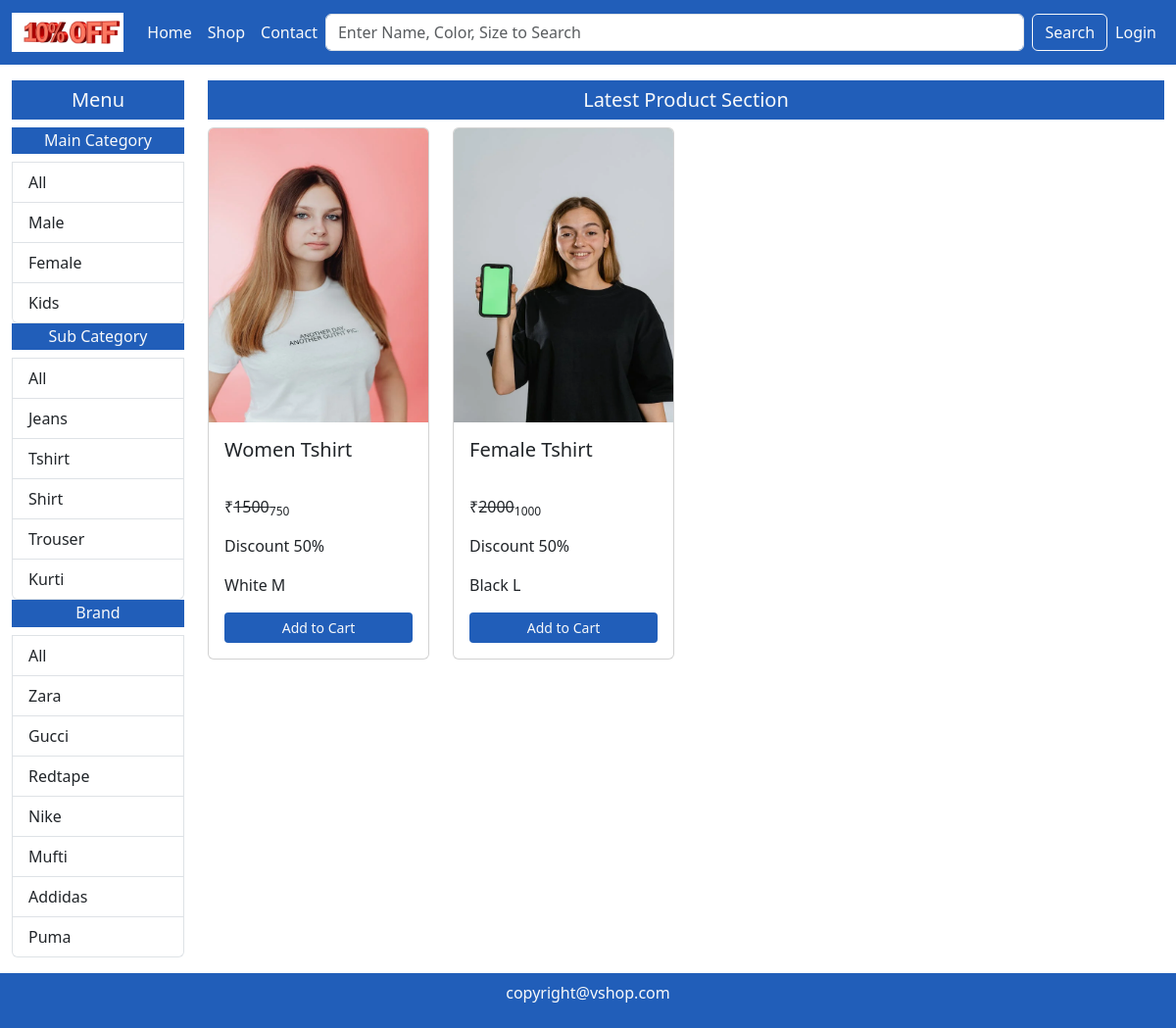
The page /shop/Female/Tshirt/All/ on the database its author committed.
### mainApp/models.py (models this page shows, shortened)
class Maincategory(models.Model):
    id = models.AutoField(primary_key=True)
    name = models.CharField(max_length=40)

class Subcategory(models.Model):
    id = models.AutoField(primary_key=True)
    name = models.CharField(max_length=40)

class Brand(models.Model):
    id = models.AutoField(primary_key=True)
    name = models.CharField(max_length=40)

class Product(models.Model):
    id = models.AutoField(primary_key=True)
    name = models.CharField(max_length=50)
    maincategory = models.ForeignKey(Maincategory,on_delete=models.CASCADE)
    subcategory = models.ForeignKey(Subcategory,on_delete=models.CASCADE)
    brand = models.ForeignKey(Brand,on_delete=models.CASCADE)
    color = models.CharField(max_length=20)
    size = models.CharField(max_length=20)
    stock = models.CharField(max_length=20,default="In Stock",null=True,blank=True)
    description = models.TextField()
    baseprice = models.IntegerField()
    discount = models.IntegerField(default=0,null=True,blank=True)
    finalprice = models.IntegerField()
    pic1 = models.ImageField(upload_to="uploads/",default="",null=True,blank=True)
    pic2 = models.ImageField(upload_to="uploads/",default="",null=True,blank=True)
    pic3 = models.ImageField(upload_to="uploads/",default="",null=True,blank=True)
    pic4 = models.ImageField(upload_to="uploads/",default="",null=True,blank=True)

### mainApp/views.py (the view)
# urls.py: path('shop/<str:mc>/<str:sc>/<str:br>/', views.shopPage),
def shopPage(Request,mc,sc,br):
    if(mc=="All" and sc=="All" and br=="All"):
        data = Product.objects.all().order_by("id").reverse()
    elif(mc!="All" and sc=="All" and br=="All"):
        data = Product.objects.filter(maincategory=Maincategory.objects.get(name=mc)).order_by("id").reverse()
    elif(mc=="All" and sc!="All" and br=="All"):
        data = Product.objects.filter(subcategory=Subcategory.objects.get(name=sc)).order_by("id").reverse()
    elif(mc=="All" and sc=="All" and br!="All"):
        data = Product.objects.filter(brand=Brand.objects.get(name=br)).order_by("id").reverse()
    elif(mc!="All" and sc!="All" and br=="All"):
        data = Product.objects.filter(maincategory=Maincategory.objects.get(name=mc),subcategory=Subcategory.objects.get(name=sc)).order_by("id").reverse()
    elif(mc!="All" and sc=="All" and br!="All"):
        data = Product.objects.filter(maincategory=Maincategory.objects.get(name=mc),brand=Brand.objects.get(name=br)).order_by("id").reverse()
    elif(mc=="All" and sc!="All" and br!="All"):
        data = Product.objects.filter(subcategory=Subcategory.objects.get(name=sc),brand=Brand.objects.get(name=br)).order_by("id").reverse()
    else:
        data = Product.objects.filter(maincategory=Maincategory.objects.get(name=mc),subcategory=Subcategory.objects.get(name=sc),brand=Brand.objects.get(name=br)).order_by("id").reverse()
    maincategory = Maincategory.objects.all()
    subcategory = Subcategory.objects.all()
    brand = Brand.objects.all()
    return render(Request,"shop.html",{"data":data,"maincategory":maincategory,"subcategory":subcategory,"brand":brand,"mc":mc,"sc":sc,"br":br})

### mainApp/templates/shop.html (shortened to what this page needs)
{%extends "index.html"%}
{%block content%}
<div class="container-fluid">
    <div class="row my-3">
        <div class="col-lg-2 col-md-3 col-sm-6 col-12">
            <h5 class="background text-light text-center p-2">Menu</h5>
            <div class="list-group">
                <h6 class="background text-light text-center p-1">Main Category</h6>
                <a href="/shop/All/{{sc}}/{{br}}/" class="list-group-item list-group-item-action">All</a>
                {%for i in maincategory%}
                <a href="/shop/{{i.name}}/{{sc}}/{{br}}/" class="list-group-item list-group-item-action">{{i.name}}</a>
                {%endfor%}
            </div>
            <div class="list-group">
                <h6 class="background text-light text-center p-1">Sub Category</h6>
                <a href="/shop/{{mc}}/All/{{br}}/" class="list-group-item list-group-item-action">All</a>
                {%for i in subcategory%}
                <a href="/shop/{{mc}}/{{i.name}}/{{br}}/" class="list-group-item list-group-item-action">{{i.name}}</a>
                {%endfor%}
            </div>
            <div class="list-group">
                <h6 class="background text-light text-center p-1">Brand</h6>
                <a href="/shop/{{mc}}/{{sc}}/All/" class="list-group-item list-group-item-action">All</a>
                {%for i in brand%}
                <a href="/shop/{{mc}}/{{sc}}/{{i.name}}/" class="list-group-item list-group-item-action">{{i.name}}</a>
                {%endfor%}
            </div>
        </div>
        <div class="col-lg-10 col-md-9 col-sm-6 col-12">
            <h5 class="background text-center text-light p-2">Latest Product Section</h5>
            <div class="row">
                {%for i in data%}
                <div class="col-xl-3 col-lg-3 col-md-4 col-sm-6 col-12 mb-3">
                    <div class="card">
                        <img src="{{i.pic1.url}}" height="300px" class="card-img-top" alt="...">
                        <div class="card-body">
                            <h5 class="card-title">{{i.name}}</h5>
                            <p class="card-text">&#8377<del>{{i.baseprice}}</del><sub>{{i.finalprice}}</sub></p>
                            <p class="card-text">Discount {{i.discount}}%</p>
                            <p class="card-text">{{i.color}} {{i.size}}</p>
                            <a href="/single-product/{{i.id}}" class="btn background text-light w-100 btn-sm">Add to Cart</a>
                        </div>
                    </div>
                </div>
                {%endfor%}
            </div>
        </div>
    </div>
</div>
{%endblock%}

### mainApp/static/css/style.css (style rules this page uses)
.background { background-color: rgb(33, 94, 185); }
.card-title { height: 50px; }

### rows shown on the page
Maincategory: name "Male"
Maincategory: name "Female"
Maincategory: name "Kids"
Subcategory: name "Jeans"
Subcategory: name "Tshirt"
Subcategory: name "Shirt"
Subcategory: name "Trouser"
Subcategory: name "Kurti"
Brand: name "Zara"
Brand: name "Gucci"
Brand: name "Redtape"
Brand: name "Nike"
Brand: name "Mufti"
Brand: name "Addidas"
Brand: name "Puma"
Product: pic1 (picture), name "Women Tshirt", baseprice "1500", finalprice "750", discount "50", color "White", size "M"
Product: pic1 (picture), name "Female Tshirt", baseprice "2000", finalprice "1000", discount "50", color "Black", size "L"
